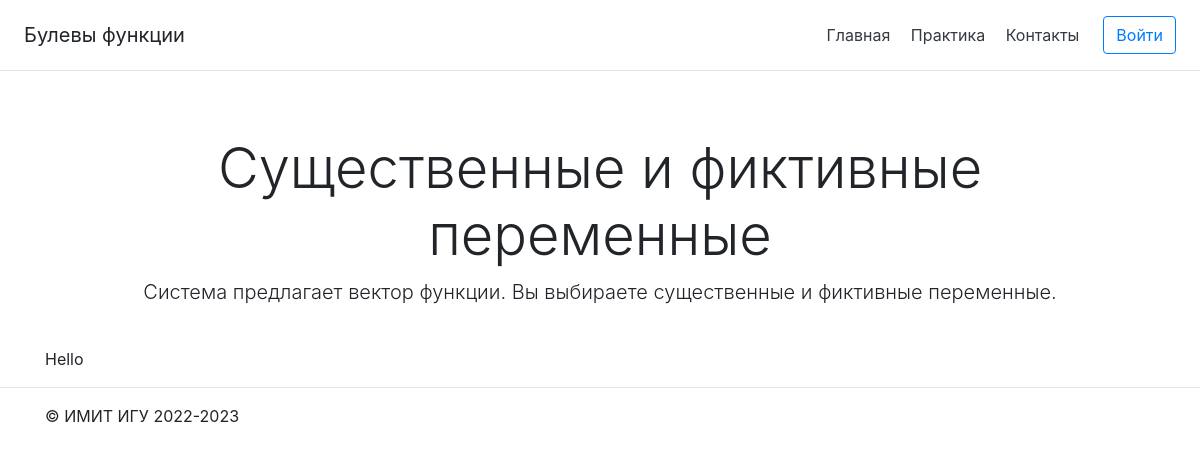
Page /StartTask/FictVar on the committed database.
### main/models.py (models this page shows, shortened)
class Task(models.Model):
    title = models.CharField('Название', max_length=255)
    task = models.TextField('Описание')
    type = models.CharField('Тип задачи', max_length=50, default="none")
    class Meta:
        verbose_name = 'Задача'
        verbose_name_plural = 'Задачи'

### main/views.py (the view)
# urls.py: path('StartTask/FictVar', fictVar, name='FictVar'),
def fictVar(request):
    task = Task.objects.get(type="FictVar")
    return render(request, 'main/starttask/FictVar.html', {'task': task})

### main/templates/main/starttask/FictVar.html
{% extends 'main/starttask/temp.html' %}
{% block task %}
<p>Hello</p>
{% endblock %}

### main/templates/main/starttask/temp.html (shortened to what this page needs)
{% extends 'main/base.html' %}
{% block content %}
    <div class="pricing-header px-3 py-3 pt-md-5 pb-md-4 mx-auto text-center">
      <h1 class="display-4">{{task.title}}</h1>
      <p class="lead">{{task.task}}</p>
    </div>
    <div class="task">
        {% block task %}{% endblock %}
    </div>
{% endblock %}

### rows in the picture
Task: title "Существенные и фиктивные переменные", task "Система предлагает вектор функции. Вы выбираете существенные и фиктивные переменные."
